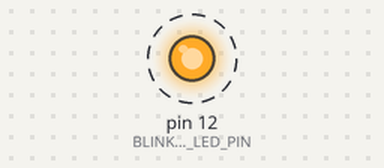
Bench run of a sketch on a simulated Arduino Uno, built with avr-gcc and run on an emulated ATmega328P. On the bench: output pins drawn as LEDs (lit = HIGH). Dashed ring = blinking. What the sketch prints to the serial monitor is not drawn.

Above: at 0.5 s.
Timing chart, 0 to 4.6 s (numbered marks = the images above):
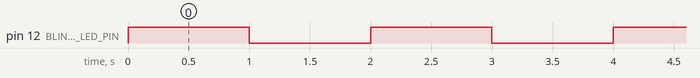

Measured:
- by itself, pin 12 (BLINKING_LED_PIN): alternates HIGH for 1.0 s and LOW for 1.0 s

The sketch:

blinking_led.ino
```cpp
int SERIAL_COMMUNICATION_SPEED = 9600;
int BLINKING_LED_PIN = 12;

void setup() {
  Serial.begin(SERIAL_COMMUNICATION_SPEED);
  pinMode(BLINKING_LED_PIN, OUTPUT);
  Serial.print("Setup done.");
}

void loop() {
  Serial.print("HIGH");
  digitalWrite(BLINKING_LED_PIN, HIGH);
  delay(1000);
  Serial.print("LOW");
  digitalWrite(BLINKING_LED_PIN, LOW);
  delay(1000);
}
```
